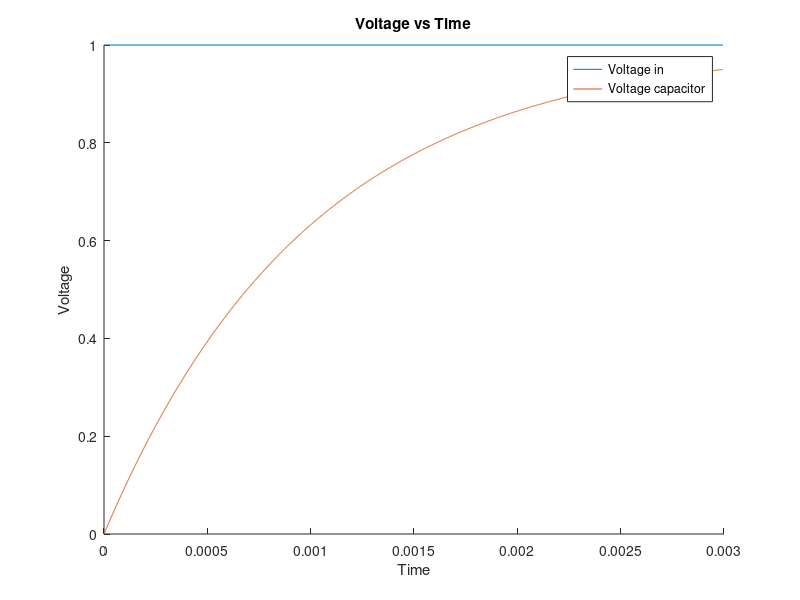
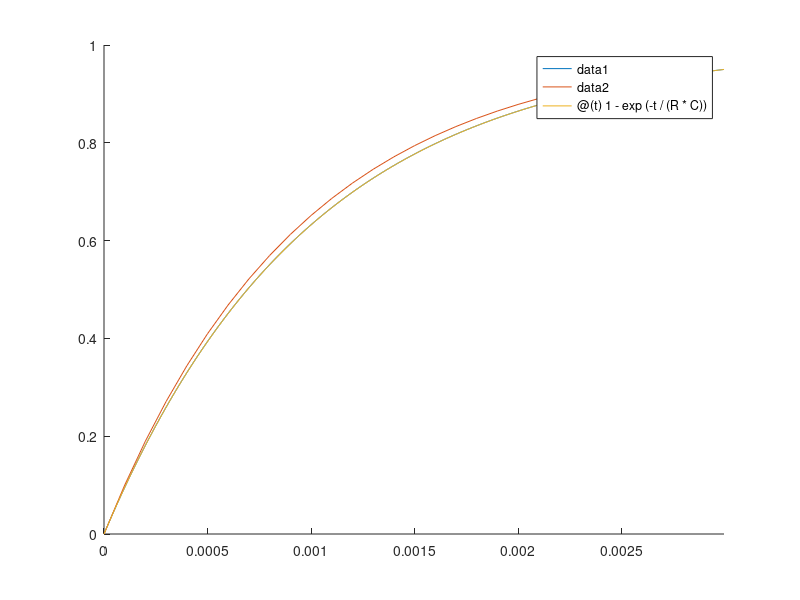

Source code (MATLAB) for these figures, in order:
% Script to simulate RC circuit
%% Initial values

R = 1000;
C = 1*10^-6;
Vin = 1;
h = 1*10^-6;
Vc = [0, 0];

hbad = 0.0001;
Vcbad = [0, 0];
%% Simulate charging

% V is [time, voltage]

% for good h
while(abs(Vin-Vc(end, 2)) > .05)
    % Make Vc a horizontal vector. Next term is added to end
    Vc = [Vc; Vc(end, 1)+h, (1-h/(R*C))*Vc(end, 2)+ h/(R*C)*Vin];
end

% bad h
while(abs(Vin-Vcbad(end, 2)) > .05)
    % Make Vc a horizontal vector. Next term is added to end
    Vcbad = [Vcbad; Vcbad(end, 1)+hbad, (1-hbad/(R*C))*Vcbad(end, 2)+ hbad/(R*C)*Vin];
end


%% Plotting Vc
t = Vc(end, 1);

figure;
hold on;
plot([0 t], [Vin Vin]);
plot(Vc(1:end, 1), Vc(1:end, 2));
title("Voltage vs Time");
ylabel("Voltage");
xlabel("Time");
legend("Voltage in", "Voltage capacitor");

figure;
hold on;
plot(Vc(1:end, 1), Vc(1:end, 2));
plot(Vcbad(1:end, 1), Vcbad(1:end, 2));
fplot(@(t) 1-exp(-t/(R*C)), [0 t]);
